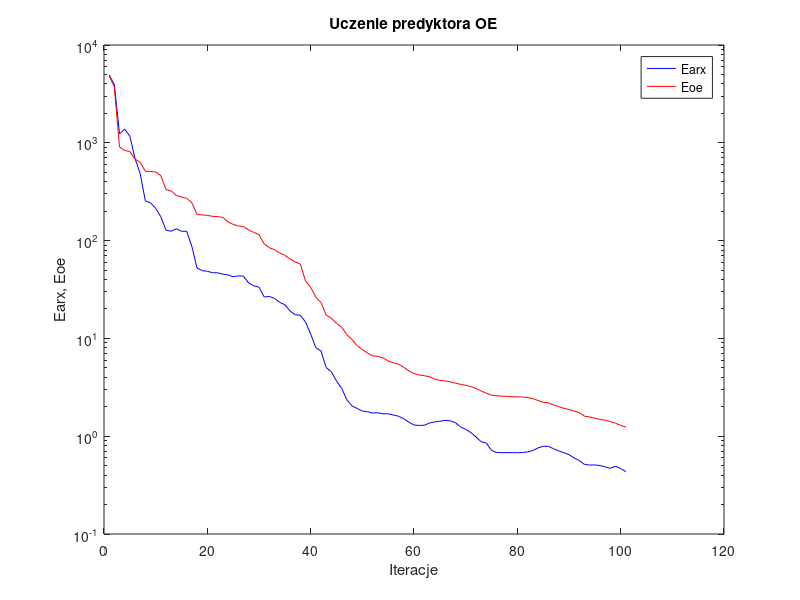
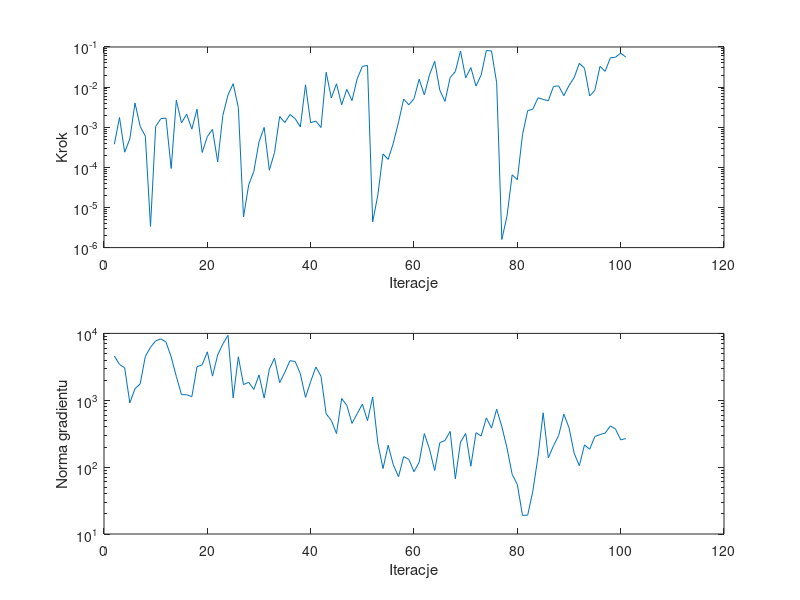

Recreate these plots in MATLAB, in order.
%uczenie predyktora oe
clear all;
n=0; farx(n+1)=4.929202e+003; foe(n+1)=4.829374e+003; wspucz(n+1)=0.000000e+000; ng(n+1)=0.000000e+000;
%odnowa zmiennej metryki
n=1; farx(n+1)=3.960629e+003; foe(n+1)=3.722185e+003; krok(n+1)=3.771986e-004; ng(n+1)=4.599862e+003;
n=2; farx(n+1)=1.234154e+003; foe(n+1)=9.078714e+002; krok(n+1)=1.742611e-003; ng(n+1)=3.431807e+003;
n=3; farx(n+1)=1.377872e+003; foe(n+1)=8.342935e+002; krok(n+1)=2.390962e-004; ng(n+1)=3.058447e+003;
n=4; farx(n+1)=1.169893e+003; foe(n+1)=8.142623e+002; krok(n+1)=5.126539e-004; ng(n+1)=9.129101e+002;
n=5; farx(n+1)=6.926764e+002; foe(n+1)=6.812295e+002; krok(n+1)=4.008930e-003; ng(n+1)=1.491137e+003;
n=6; farx(n+1)=4.848700e+002; foe(n+1)=6.325344e+002; krok(n+1)=1.053016e-003; ng(n+1)=1.755183e+003;
n=7; farx(n+1)=2.545806e+002; foe(n+1)=5.109503e+002; krok(n+1)=5.993959e-004; ng(n+1)=4.529262e+003;
n=8; farx(n+1)=2.437546e+002; foe(n+1)=5.088215e+002; krok(n+1)=3.371192e-006; ng(n+1)=6.195707e+003;
n=9; farx(n+1)=2.131165e+002; foe(n+1)=5.030172e+002; krok(n+1)=1.043660e-003; ng(n+1)=7.736677e+003;
n=10; farx(n+1)=1.754610e+002; foe(n+1)=4.608988e+002; krok(n+1)=1.636169e-003; ng(n+1)=8.281168e+003;
n=11; farx(n+1)=1.277700e+002; foe(n+1)=3.319395e+002; krok(n+1)=1.688016e-003; ng(n+1)=7.431883e+003;
n=12; farx(n+1)=1.246995e+002; foe(n+1)=3.219035e+002; krok(n+1)=9.371042e-005; ng(n+1)=4.435381e+003;
n=13; farx(n+1)=1.322514e+002; foe(n+1)=2.898999e+002; krok(n+1)=4.714228e-003; ng(n+1)=2.272693e+003;
n=14; farx(n+1)=1.245192e+002; foe(n+1)=2.784979e+002; krok(n+1)=1.284363e-003; ng(n+1)=1.212889e+003;
n=15; farx(n+1)=1.246397e+002; foe(n+1)=2.704300e+002; krok(n+1)=2.117016e-003; ng(n+1)=1.209227e+003;
n=16; farx(n+1)=8.720642e+001; foe(n+1)=2.441042e+002; krok(n+1)=8.989595e-004; ng(n+1)=1.131730e+003;
n=17; farx(n+1)=5.249352e+001; foe(n+1)=1.853702e+002; krok(n+1)=2.804162e-003; ng(n+1)=3.179761e+003;
n=18; farx(n+1)=4.930210e+001; foe(n+1)=1.830867e+002; krok(n+1)=2.349064e-004; ng(n+1)=3.381716e+003;
n=19; farx(n+1)=4.856316e+001; foe(n+1)=1.812234e+002; krok(n+1)=5.840350e-004; ng(n+1)=5.304421e+003;
n=20; farx(n+1)=4.695396e+001; foe(n+1)=1.769979e+002; krok(n+1)=8.861138e-004; ng(n+1)=2.297067e+003;
n=21; farx(n+1)=4.687273e+001; foe(n+1)=1.761412e+002; krok(n+1)=1.357061e-004; ng(n+1)=4.759151e+003;
n=22; farx(n+1)=4.536841e+001; foe(n+1)=1.723288e+002; krok(n+1)=1.970836e-003; ng(n+1)=6.938371e+003;
n=23; farx(n+1)=4.463473e+001; foe(n+1)=1.552568e+002; krok(n+1)=6.390530e-003; ng(n+1)=9.353701e+003;
n=24; farx(n+1)=4.267565e+001; foe(n+1)=1.465732e+002; krok(n+1)=1.216238e-002; ng(n+1)=1.086254e+003;
n=25; farx(n+1)=4.360860e+001; foe(n+1)=1.411339e+002; krok(n+1)=3.096185e-003; ng(n+1)=4.470093e+003;
%odnowa zmiennej metryki
n=26; farx(n+1)=4.326139e+001; foe(n+1)=1.394746e+002; krok(n+1)=5.772899e-006; ng(n+1)=1.717101e+003;
n=27; farx(n+1)=3.689287e+001; foe(n+1)=1.284400e+002; krok(n+1)=3.619667e-005; ng(n+1)=1.858269e+003;
n=28; farx(n+1)=3.447199e+001; foe(n+1)=1.212637e+002; krok(n+1)=7.964429e-005; ng(n+1)=1.451160e+003;
n=29; farx(n+1)=3.339031e+001; foe(n+1)=1.150385e+002; krok(n+1)=4.302964e-004; ng(n+1)=2.393387e+003;
n=30; farx(n+1)=2.656667e+001; foe(n+1)=9.256708e+001; krok(n+1)=9.878835e-004; ng(n+1)=1.076132e+003;
n=31; farx(n+1)=2.684647e+001; foe(n+1)=8.455971e+001; krok(n+1)=8.489916e-005; ng(n+1)=2.922070e+003;
n=32; farx(n+1)=2.568723e+001; foe(n+1)=8.076776e+001; krok(n+1)=2.326282e-004; ng(n+1)=4.257135e+003;
n=33; farx(n+1)=2.337206e+001; foe(n+1)=7.460700e+001; krok(n+1)=1.846469e-003; ng(n+1)=1.831837e+003;
n=34; farx(n+1)=2.210502e+001; foe(n+1)=7.075572e+001; krok(n+1)=1.310706e-003; ng(n+1)=2.622306e+003;
n=35; farx(n+1)=1.910104e+001; foe(n+1)=6.471212e+001; krok(n+1)=2.077331e-003; ng(n+1)=3.907319e+003;
n=36; farx(n+1)=1.744803e+001; foe(n+1)=6.057540e+001; krok(n+1)=1.635770e-003; ng(n+1)=3.795275e+003;
n=37; farx(n+1)=1.724823e+001; foe(n+1)=5.744345e+001; krok(n+1)=1.019412e-003; ng(n+1)=2.495724e+003;
n=38; farx(n+1)=1.471984e+001; foe(n+1)=3.869209e+001; krok(n+1)=1.142218e-002; ng(n+1)=1.103915e+003;
n=39; farx(n+1)=1.107611e+001; foe(n+1)=3.334466e+001; krok(n+1)=1.291963e-003; ng(n+1)=1.903797e+003;
n=40; farx(n+1)=8.034292e+000; foe(n+1)=2.640242e+001; krok(n+1)=1.427772e-003; ng(n+1)=3.143551e+003;
n=41; farx(n+1)=7.432934e+000; foe(n+1)=2.322528e+001; krok(n+1)=9.824964e-004; ng(n+1)=2.283303e+003;
n=42; farx(n+1)=5.039848e+000; foe(n+1)=1.732828e+001; krok(n+1)=2.340953e-002; ng(n+1)=6.251860e+002;
n=43; farx(n+1)=4.550169e+000; foe(n+1)=1.609895e+001; krok(n+1)=5.368339e-003; ng(n+1)=4.997324e+002;
n=44; farx(n+1)=3.668527e+000; foe(n+1)=1.425500e+001; krok(n+1)=1.207035e-002; ng(n+1)=3.179903e+002;
n=45; farx(n+1)=3.087388e+000; foe(n+1)=1.305354e+001; krok(n+1)=3.625910e-003; ng(n+1)=1.062549e+003;
n=46; farx(n+1)=2.359017e+000; foe(n+1)=1.093503e+001; krok(n+1)=8.799720e-003; ng(n+1)=8.359871e+002;
n=47; farx(n+1)=2.042807e+000; foe(n+1)=9.713104e+000; krok(n+1)=4.615511e-003; ng(n+1)=4.508712e+002;
n=48; farx(n+1)=1.921604e+000; foe(n+1)=8.422644e+000; krok(n+1)=1.605804e-002; ng(n+1)=6.292201e+002;
n=49; farx(n+1)=1.809698e+000; foe(n+1)=7.688258e+000; krok(n+1)=3.281725e-002; ng(n+1)=8.742747e+002;
n=50; farx(n+1)=1.777064e+000; foe(n+1)=7.086100e+000; krok(n+1)=3.473024e-002; ng(n+1)=4.956156e+002;
%odnowa zmiennej metryki
n=51; farx(n+1)=1.725876e+000; foe(n+1)=6.630570e+000; krok(n+1)=4.359474e-006; ng(n+1)=1.118016e+003;
n=52; farx(n+1)=1.735862e+000; foe(n+1)=6.535693e+000; krok(n+1)=2.047978e-005; ng(n+1)=2.305467e+002;
n=53; farx(n+1)=1.693417e+000; foe(n+1)=6.333234e+000; krok(n+1)=2.162683e-004; ng(n+1)=9.511674e+001;
n=54; farx(n+1)=1.695431e+000; foe(n+1)=5.878768e+000; krok(n+1)=1.581535e-004; ng(n+1)=2.119691e+002;
n=55; farx(n+1)=1.645595e+000; foe(n+1)=5.625479e+000; krok(n+1)=4.031350e-004; ng(n+1)=1.079907e+002;
n=56; farx(n+1)=1.601881e+000; foe(n+1)=5.463372e+000; krok(n+1)=1.330026e-003; ng(n+1)=7.176458e+001;
n=57; farx(n+1)=1.508962e+000; foe(n+1)=5.069991e+000; krok(n+1)=5.042985e-003; ng(n+1)=1.436993e+002;
n=58; farx(n+1)=1.393691e+000; foe(n+1)=4.647757e+000; krok(n+1)=3.621201e-003; ng(n+1)=1.307478e+002;
n=59; farx(n+1)=1.301342e+000; foe(n+1)=4.369500e+000; krok(n+1)=5.172508e-003; ng(n+1)=8.539823e+001;
n=60; farx(n+1)=1.290267e+000; foe(n+1)=4.228021e+000; krok(n+1)=1.572069e-002; ng(n+1)=1.181532e+002;
n=61; farx(n+1)=1.293468e+000; foe(n+1)=4.158753e+000; krok(n+1)=6.400909e-003; ng(n+1)=3.174639e+002;
n=62; farx(n+1)=1.363923e+000; foe(n+1)=4.058069e+000; krok(n+1)=2.024365e-002; ng(n+1)=1.862761e+002;
n=63; farx(n+1)=1.400405e+000; foe(n+1)=3.838261e+000; krok(n+1)=4.382471e-002; ng(n+1)=8.887328e+001;
n=64; farx(n+1)=1.421841e+000; foe(n+1)=3.722052e+000; krok(n+1)=8.349282e-003; ng(n+1)=2.324047e+002;
n=65; farx(n+1)=1.450537e+000; foe(n+1)=3.673956e+000; krok(n+1)=4.403244e-003; ng(n+1)=2.503155e+002;
n=66; farx(n+1)=1.437210e+000; foe(n+1)=3.600899e+000; krok(n+1)=1.734832e-002; ng(n+1)=3.419710e+002;
n=67; farx(n+1)=1.376539e+000; foe(n+1)=3.489637e+000; krok(n+1)=2.439969e-002; ng(n+1)=6.672397e+001;
n=68; farx(n+1)=1.245038e+000; foe(n+1)=3.392680e+000; krok(n+1)=7.959957e-002; ng(n+1)=2.364043e+002;
n=69; farx(n+1)=1.174719e+000; foe(n+1)=3.319571e+000; krok(n+1)=1.698891e-002; ng(n+1)=3.181777e+002;
n=70; farx(n+1)=1.088704e+000; foe(n+1)=3.213998e+000; krok(n+1)=3.068686e-002; ng(n+1)=1.031561e+002;
n=71; farx(n+1)=9.826919e-001; foe(n+1)=3.072184e+000; krok(n+1)=1.059021e-002; ng(n+1)=3.276869e+002;
n=72; farx(n+1)=8.769914e-001; foe(n+1)=2.898709e+000; krok(n+1)=2.011176e-002; ng(n+1)=2.920023e+002;
n=73; farx(n+1)=8.518802e-001; foe(n+1)=2.750642e+000; krok(n+1)=8.172294e-002; ng(n+1)=5.455937e+002;
n=74; farx(n+1)=7.151551e-001; foe(n+1)=2.628896e+000; krok(n+1)=7.951813e-002; ng(n+1)=3.838166e+002;
n=75; farx(n+1)=6.811310e-001; foe(n+1)=2.590148e+000; krok(n+1)=1.281894e-002; ng(n+1)=7.348404e+002;
%odnowa zmiennej metryki
n=76; farx(n+1)=6.796547e-001; foe(n+1)=2.567560e+000; krok(n+1)=1.592539e-006; ng(n+1)=4.044145e+002;
n=77; farx(n+1)=6.784585e-001; foe(n+1)=2.552706e+000; krok(n+1)=6.137476e-006; ng(n+1)=1.933538e+002;
n=78; farx(n+1)=6.786464e-001; foe(n+1)=2.535095e+000; krok(n+1)=6.503398e-005; ng(n+1)=7.780195e+001;
n=79; farx(n+1)=6.777209e-001; foe(n+1)=2.526567e+000; krok(n+1)=4.916986e-005; ng(n+1)=5.495329e+001;
n=80; farx(n+1)=6.809252e-001; foe(n+1)=2.513007e+000; krok(n+1)=6.553529e-004; ng(n+1)=1.899012e+001;
n=81; farx(n+1)=6.916665e-001; foe(n+1)=2.479730e+000; krok(n+1)=2.583925e-003; ng(n+1)=1.912481e+001;
n=82; farx(n+1)=7.150297e-001; foe(n+1)=2.427371e+000; krok(n+1)=2.818159e-003; ng(n+1)=4.370856e+001;
n=83; farx(n+1)=7.578665e-001; foe(n+1)=2.317098e+000; krok(n+1)=5.414124e-003; ng(n+1)=1.436697e+002;
n=84; farx(n+1)=7.879863e-001; foe(n+1)=2.226169e+000; krok(n+1)=4.933247e-003; ng(n+1)=6.491067e+002;
n=85; farx(n+1)=7.883070e-001; foe(n+1)=2.197127e+000; krok(n+1)=4.563662e-003; ng(n+1)=1.377199e+002;
n=86; farx(n+1)=7.447296e-001; foe(n+1)=2.085642e+000; krok(n+1)=1.043894e-002; ng(n+1)=2.094750e+002;
n=87; farx(n+1)=7.066890e-001; foe(n+1)=2.009365e+000; krok(n+1)=1.071180e-002; ng(n+1)=2.967585e+002;
n=88; farx(n+1)=6.791722e-001; foe(n+1)=1.929070e+000; krok(n+1)=6.100588e-003; ng(n+1)=6.191220e+002;
n=89; farx(n+1)=6.474745e-001; foe(n+1)=1.875208e+000; krok(n+1)=1.095618e-002; ng(n+1)=3.888338e+002;
n=90; farx(n+1)=5.985938e-001; foe(n+1)=1.808320e+000; krok(n+1)=1.725161e-002; ng(n+1)=1.614143e+002;
n=91; farx(n+1)=5.638266e-001; foe(n+1)=1.741093e+000; krok(n+1)=3.911298e-002; ng(n+1)=1.049755e+002;
n=92; farx(n+1)=5.140872e-001; foe(n+1)=1.601505e+000; krok(n+1)=2.954351e-002; ng(n+1)=2.154995e+002;
n=93; farx(n+1)=5.075130e-001; foe(n+1)=1.572288e+000; krok(n+1)=6.023109e-003; ng(n+1)=1.848613e+002;
n=94; farx(n+1)=5.078342e-001; foe(n+1)=1.525533e+000; krok(n+1)=8.324349e-003; ng(n+1)=2.869741e+002;
n=95; farx(n+1)=5.017104e-001; foe(n+1)=1.484844e+000; krok(n+1)=3.281725e-002; ng(n+1)=3.066910e+002;
n=96; farx(n+1)=4.851172e-001; foe(n+1)=1.458755e+000; krok(n+1)=2.477353e-002; ng(n+1)=3.231907e+002;
n=97; farx(n+1)=4.700002e-001; foe(n+1)=1.410044e+000; krok(n+1)=5.382558e-002; ng(n+1)=4.134233e+002;
n=98; farx(n+1)=4.934337e-001; foe(n+1)=1.355953e+000; krok(n+1)=5.558094e-002; ng(n+1)=3.714614e+002;
n=99; farx(n+1)=4.670409e-001; foe(n+1)=1.291508e+000; krok(n+1)=7.071636e-002; ng(n+1)=2.560204e+002;
n=100; farx(n+1)=4.345614e-001; foe(n+1)=1.240342e+000; krok(n+1)=5.576355e-002; ng(n+1)=2.678482e+002;

figure; semilogy(farx,'b'); hold on; semilogy(foe,'r'); xlabel('Iteracje'); ylabel('Earx, Eoe'); legend('Earx','Eoe'); title('Uczenie predyktora OE');
figure; subplot(2,1,1); semilogy(krok); xlabel('Iteracje'); ylabel('Krok');
subplot(2,1,2); semilogy(ng); xlabel('Iteracje'); ylabel('Norma gradientu');
Earx=farx(n+1)
Eoe=foe(n+1)
